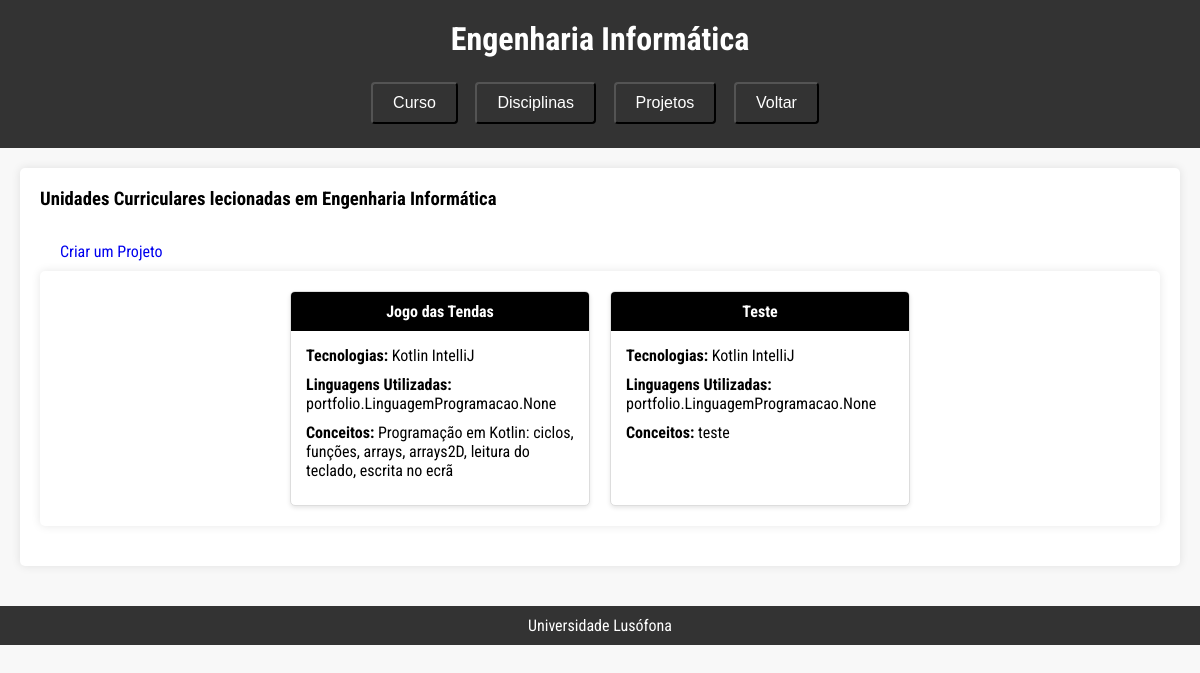
The app's page /portfolio/projetolist/ with its own data.
### portfolio/models.py (models this page shows)
class Projeto(models.Model):
    nome = models.CharField(max_length = 100)
    descricao = models.CharField(max_length = 300)
    conceitos = models.CharField(max_length = 200)
    tecnologias = models.CharField(max_length = 100)
    image = models.ImageField(upload_to='disciplina_images/', blank=True, null=True)
    linkVideo = models.URLField(blank=True)
    linkGit = models.URLField(blank=True)
    linguagemProgramacao = models.ManyToManyField(LinguagemProgramacao)

### portfolio/views.py (the view)
# urls.py: path('projetolist/', views.projetolist_view, name = "projetolist"),
def projetolist_view(request):
    context = {
        'proj': Projeto.objects.all(),
    }
    return render(request, "portfolio/projetolist.html", context)

### portfolio/templates/portfolio/projetolist.html
{% extends 'portfolio/layout.html' %}
{% block content %}
    <h3>Unidades Curriculares lecionadas em Engenharia Informática<br><br></h3>
    <a href="{% url 'portfolio:criar_projeto' %}" class="button">Criar um Projeto</a>
    <div id="content-container">
        <ul class="disc-list">
            {% for projeto in proj %}
            <li class="disc-card">
                <div class="disc-header">
                    {% if projeto.nome %}
                    <a href="{% url 'portfolio:projeto' projeto.nome %}">{{ projeto.nome }}</a>
                    {% endif %}
                </div>
                <div class="disc-body">
                    <p><strong>Tecnologias:</strong> {{ projeto.tecnologias }}</p>
                    <p><strong>Linguagens Utilizadas:</strong> {{ projeto.linguagemProgramacao }}</p>
                    <p><strong>Conceitos:</strong> {{ projeto.conceitos }}</p>
                </div>
            </li>
            {% endfor %}
        </ul>
    </div>
{% endblock %}

### static/css/portfolio_template.css (style rules this page uses)
* { margin: 0; padding: 0; box-sizing: border-box; }
body { font-family: "Roboto Condensed", sans-serif; background-color: #f8f8f8; }
#content-container { background-color: #fff; border-radius: 5px; padding: 20px; box-shadow: 0 0 10px rgba(0, 0, 0, 0.1); margin-bottom: 20px; }
.disc-list { list-style-type: none; display: flex; flex-wrap: wrap; gap: 20px; padding: 0; justify-content: center; }
.disc-card { background-color: #fff; border: 1px solid #ddd; border-radius: 5px; box-shadow: 0 2px 4px rgba(0, 0, 0, 0.1); overflow: hidden; flex: 1 1 calc(33.333% - 20px); min-width: 200px; max-width: 300px; }
.disc-header { background-color: #000; color: white; padding: 10px; text-align: center; }
.disc-header a { color: white; text-decoration: none; font-weight: bold; }
.disc-body { padding: 15px; }
.disc-body p { margin-bottom: 10px; }
.button { display: inline-block; padding: 10px 20px; background-color: #4CAF50 color: white; text-align: center; text-decoration: none; font-size: 16px; border-radius: 5px; border: none; cursor: pointer; transition: background-color 0.3s; }

### records on screen
Projeto: nome "Jogo das Tendas", tecnologias "Kotlin IntelliJ", linguagemProgramacao "portfolio.LinguagemProgramacao.None", conceitos "Programação em Kotlin: ciclos, funções, arrays, arrays2D, leitura do teclado, escrita no ecrã"
Projeto: nome "Teste", tecnologias "Kotlin IntelliJ", linguagemProgramacao "portfolio.LinguagemProgramacao.None", conceitos "teste"
